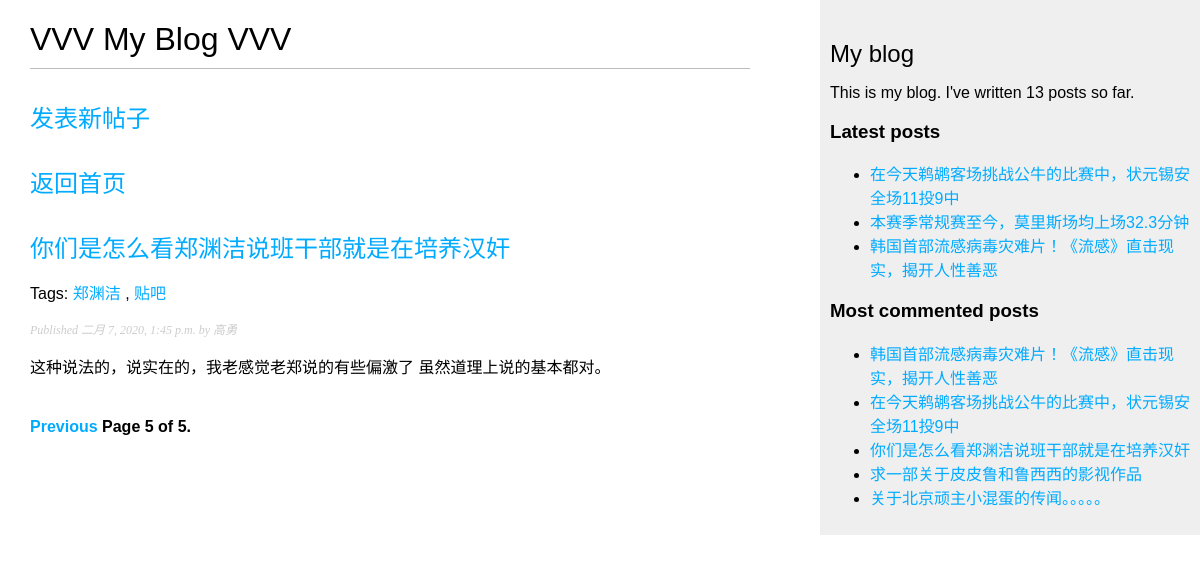
Before: /blog/?page=5 with the older database file.
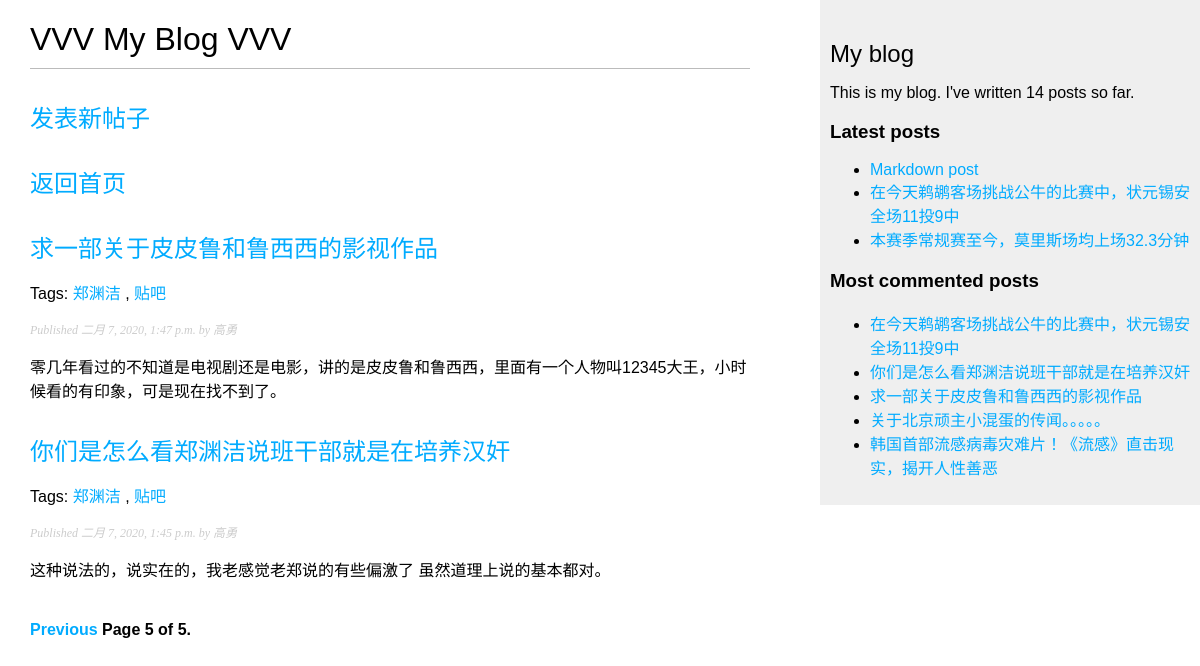
After: the same page with the newer database file.
### blog/models.py (models this page shows, shortened)
class Post(models.Model):
    STATUS_CHOICES = (
        ('draft', 'Draft'),
        ('published', 'Published'),
    )
    title = models.CharField(max_length=250)
    slug = models.SlugField(max_length=250,
                            unique_for_date='publish')
    author = models.ForeignKey(User,
                               on_delete=models.CASCADE,
                               related_name='blog_posts')  # 查询作者名字就用author__username
    body = models.TextField()
    publish = models.DateTimeField(default=timezone.now)  # 查询年就用publish__year
    created = models.DateTimeField(auto_now_add=True)
    updated = models.DateTimeField(auto_now=True)
    status = models.CharField(max_length=10,
                              choices=STATUS_CHOICES,
                              default='draft')
    class Meta:
        ordering = ('-publish',)
    objects = models.Manager()  # The default manager.
    published = PublishedManager()  # Our custom manager.
    def get_absolute_url(self):
        return reverse('blog:post_detail',
                       args=[self.publish.year,
                             self.publish.month,
                             self.publish.day,
                             self.slug])
    tags = TaggableManager()

### blog/views.py (the view)
# urls.py: path('', views.post_list, name='post_list'),
def post_list(request, tag_slug=None):  # 虽然tag_slug=None,但是tag_slug还是可以接收标签参数。
    object_list = Post.published.all()
    tag = None
    if tag_slug:
        tag = get_object_or_404(Tag, slug=tag_slug)
        object_list = object_list.filter(tags__in=[tag])
    paginator = Paginator(object_list, 3)  # 每页3个帖子
    page = request.GET.get('page')  # 网页上取的当前page号码
    try:
        posts = paginator.page(page)
    except PageNotAnInteger:
        posts = paginator.page(1)  # 如果网页上取的当前page号码不是整数，则提交第一个页面。
    except EmptyPage:
        posts = paginator.page(paginator.num_pages)  # 如果网页上取的当前page号码超出范围，则提交最后一页的结果。
    return render(request,
                  'blog/post/list.html',
                  {'page': page,
                   'posts': posts,
                   'tag': tag})

### blog/models.py (called while the page is built)
    def get_queryset(self):
        return super(PublishedManager, self).get_queryset()\
                                             .filter(status='published')

### blog/templatetags/blog_tags.py (called while the page is built)
@register.simple_tag
def total_posts():
    return Post.published.count()

@register.simple_tag
def get_most_commented_posts(count=5):
    return Post.published.annotate(total_comments=Count('comments')).order_by('-total_comments')[:count]

@register.inclusion_tag('blog/post/latest_posts.html')
def show_latest_post(count=5):
    latest_posts = Post.published.order_by('-publish')[:count]
    return {'latest_posts': latest_posts}

@register.filter(name='markdown')
def markdown_format(text):
    return mark_safe(markdown.markdown(text))

### templates/blog/post/list.html (shortened to what this page needs)
{% extends "blog/base.html" %}
{% load blog_tags %}
{% block content %}
    <h1>VVV My Blog VVV</h1>
    <h2><a href="http://222.25.2.37:8000/admin/blog/post/add/">发表新帖子</a></h2>
    <h2><a href="{% url "blog:post_list" %}">返回首页</a></h2>
    {% for post in posts %}
        <h2>
            <a href="{{ post.get_absolute_url }}">
                {{ post.title }}
            </a>
        </h2>
        <p class="tags">
            Tags:
            {% for tag in post.tags.all %}
                <a href="{% url "blog:post_list_by_tag" tag.slug %}">
                    {{ tag.name }}
                </a>
                {% if not forloop.last %}, {% endif %}
            {% endfor %}
        </p>
        <p class="date">
            Published {{ post.publish }} by {{ post.author }}
        </p>
        {{ post.body|markdown|truncatewords_html:30 }}
    {% endfor %}
    {% include "pagination.html" with page=posts %}
{% endblock %}

### templates/blog/base.html (shortened to what this page needs)
{% load blog_tags %}
{% load static %}
<!DOCTYPE html>
<html lang="en">
<head>
    <link href="{% static "css/blog.css" %}" rel="stylesheet">
</head>
<body>
    <div id="content">
        {% block content %}
        {% endblock %}
    </div>
    <div id="sidebar">
        <h2>My blog</h2>
        <p>This is my blog. I've written {% total_posts %} posts so far.</p>
        <h3>Latest posts</h3>
        {% show_latest_post 3 %}
        <h3>Most commented posts</h3>
        {% get_most_commented_posts as most_commented_posts %}
        <ul>
            {% for post in most_commented_posts %}
                <li>
                    <a href="{{ post.get_absolute_url }}">{{ post.title }}</a>
                </li>
            {% endfor %}
        </ul>
    </div>
</body>
</html>

### templates/blog/post/latest_posts.html (shortened to what this page needs)
<!DOCTYPE html>
<html lang="en">
<head>
</head>
<body>
    <ul>
        {% for post in latest_posts %}
            <li>
                <a href="{{ post.get_absolute_url }}">{{ post.title }}</a>
            </li>
        {% endfor %}
    </ul>
</body>
</html>

Changed rows visible on the page:
no longer on one of the page's lists (row unchanged): Post: title "韩国首部流感病毒灾难片！《流感》直击现实，揭开人性善恶"
now on one of the page's lists (row unchanged): Post: title "求一部关于皮皮鲁和鲁西西的影视作品", publish "二月 7, 2020, 1:47 p.m.", author "高勇", body "零几年看过的不知道是电视剧还是电影，讲的是皮皮鲁和鲁西西，里面有一个人物叫12345大王，小时候看的有印象，可是现在找不到了。"
computed for Post "求一部关于皮皮鲁和鲁西西的影视作品": gains Tag (name "郑渊洁"); gains Tag (name "贴吧")
added Post: title "Markdown post", shown under "Latest posts"
shown differently, row unchanged: Post "韩国首部流感病毒灾难片！《流感》直击现实，揭开人性善恶": moves down the list
Other visible differences:
text no longer shown: "13"
text now shown: "14"
